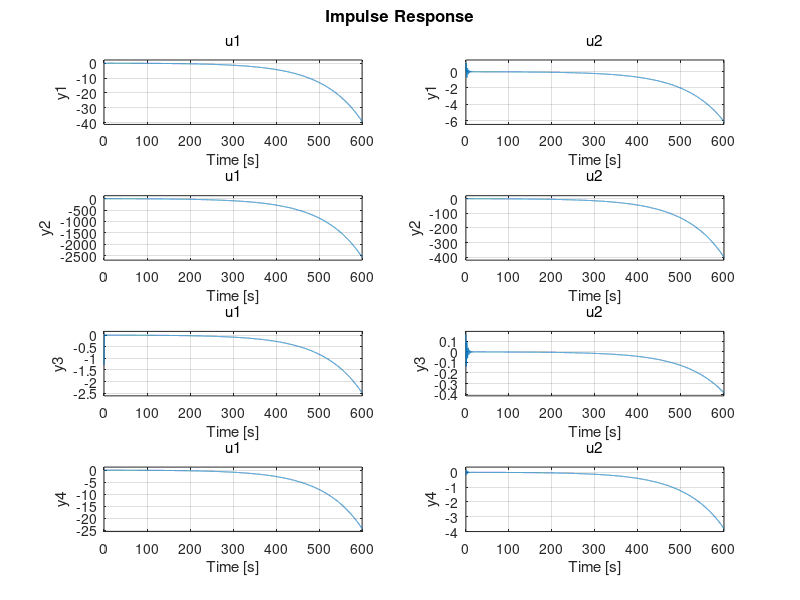

Here is the MATLAB script that generated this plot:
% Citation 550 - Linear simulation

% xcg = 0.25*c

% Stationary flight condition

%Order in list: hp0 [m], V0[m/s], alpha0 [rad], th0 [rad], mass [kg], INDEX
%Flight data
spiral_fd = {11808 * 0.3048, 178.3813 * 0.5144, 5.9624 * pi/180, 4.8012 * pi/180, 6280.2, 36511};
phugoid_fd = {10070 * 0.3048, 176.2233 * 0.5144, 5.9677 * pi/180, 4.8115 * pi/180, 6331.5, 32511};
shortperiod_fd = {10227 * 0.3048, 179.5590 * 0.5144, 6.4449 * pi/180, 5.9732 * pi/180, 6345.7, 30411};
dutchroll_fd = {10107 * 0.3048, 181.6761 * 0.5144, 5.8394 * pi/180, 4.6057 * pi/180, 6310.5, 34411};
dutchrolldamp_fd = {10087 * 0.3048, 181.5635* 0.5144, 5.6176* pi/180, 3.9284* pi/180, 6301.6 , 35211};
aperiodicroll_fd = {10042 * 0.3048, 183.6735 * 0.5144, 7.4384 * pi/180, 0.5733 * pi/180, 6341.6, 31611};


%Order in list: hp0 [m], V0[m/s], alpha0 [rad], th0 [rad], mass [kg], INDEX
%Reference data
spiral_ref = {7908 * 0.3048, 175.5237 * 0.5144, 5.3322 * pi/180, 4.8780 * pi/180, 6214.85, 39111};
phugoid_ref = {5901 * 0.3048, 171.3066 * 0.5144, 5.9148 * pi/180, 8.4781 * pi/180, 6263.97, 32281};
shortperiod_ref = {5853 * 0.3048, 175.2228 * 0.5144, 5.8124 * pi/180, 5.5651 * pi/180, 6289.76, 36261};
dutchroll_ref = {5863 * 0.3048, 177.1016 * 0.5144, 5.0479 * pi/180, 3.4872 * pi/180, 6240.64, 37081};
dutchrolldamp_ref = {5904 * 0.3048, 172.8706 * 0.5144, 5.2234 * pi/180, 3.2680 * pi/180, 6230.82, 37581};
aperiodicroll_ref = {5853 * 0.3048, 177.5948 * 0.5144, 7.0522 * pi/180, 3.0912 * pi/180, 6275.02, 35411};

selection = spiral_ref;   %Replace name with flight condition of interest

hp0    = selection{1};  	  
V0     = selection{2};    
alpha0 = selection{3};        	  
th0    = selection{4};        	 

% Aircraft mass
m      = selection{5};         	  % mass [kg]

% aerodynamic properties
e      = 0.8;              % Oswald factor [ ]
CD0    = 0.04;             % Zero lift drag coefficient [ ]
CLa    = 5.084;            % Slope of CL-alpha curV0e [ ]

% Longitudinal stability
coef_fd = {-0.5347, -1.1494};
coef_ref = {-0.5718, -1.1935};
coef_select = coef_fd;

Cma    = coef_select{1};            % longitudinal stabilty [ ]
Cmde   = coef_select{2};            % elevator effectiveness [ ]

% Aircraft geometry

S      = 30.00;	          % wing area [m^2]
Sh     = 0.2*S;           % stabiliser area [m^2]
Sh_S   = Sh/S;	          % [ ]
lh     = 0.71*5.968;      % tail length [m]
c      = 2.0569;	  % mean aerodynamic cord [m]
lh_c   = lh/c;	          % [ ]
b      = 15.911;	  % wing span [m]
bh     = 5.791;	          % stabilser span [m]
A      = b^2/S;           % wing aspect ratio [ ]
Ah     = bh^2/Sh;         % stabilser aspect ratio [ ]
V0h_V0   = 1;		  % [ ]
ih     = -2*pi/180;       % stabiliser angle of incidence [rad]

% Constant V0alues concerning atmosphere and graV0ity

rho0   = 1.2250;          % air density at sea leV0el [kg/m^3] 
lambda = -0.0065;         % temperature gradient in ISA [K/m]
Temp0  = 288.15;          % temperature at sea leV0el in ISA [K]
R      = 287.05;          % specific gas constant [m^2/sec^2K]
g      = 9.81;            % [m/sec^2] (graV0ity constant)

rho    = rho0*((1+(lambda*hp0/Temp0)))^(-((g/(lambda*R))+1));   % [kg/m^3]  (air density)
W      = m*g;				                        % [N]       (aircraft weight)

% Constant Values concerning aircraft inertia

muc    = m/(rho*S*c);
mub    = m/(rho*S*b);
KX2    = 0.019;
KZ2    = 0.042;
KXZ    = 0.002;
KY2    = 1.3925;

% Aerodynamic constants

Cmac   = 0;                     % Moment coefficient about the aerodynamic centre [ ]
CNwa   = CLa;   		        % Wing normal force slope [ ]
CNha   = 2*pi*Ah/(Ah+2);        % Stabiliser normal force slope [ ]
depsda = 4/(A+2);               % Downwash gradient [ ]

% Lift and drag coefficient

CL = 2*W/(rho*V0^2*S);               % Lift coefficient [ ]
CD = CD0 + (CL)^2/(pi*A*e);  % Drag coefficient [ ]

% Stabiblity derivatives

CX0    = W*sin(th0)/(0.5*rho*V0^2*S);
CXu    = -0.095;
CXa    = -0.47966;
CXadot = +0.08330;
CXq    = -0.28170;
CXde   = -0.03728;

CZ0    = -W*cos(th0)/(0.5*rho*V0^2*S);
CZu    = -0.37616;
CZa    = -5.74340;
CZadot = -0.00350;
CZq    = -5.66290;
CZde   = -0.69612;

Cmu    = +0.06990;
Cmadot = +0.17800;
Cmq    = -8.79415;

CYb    = -0.7500;
CYbdot =  0     ;
CYp    = -0.0304;
CYr    = +0.8495;
CYda   = -0.0400;
CYdr   = +0.2300;

Clb    = -0.10260;
Clp    = -0.71085;
Clr    = +0.23760;
Clda   = -0.23088;
Cldr   = +0.03440;

Cnb    =  +0.1348;
Cnbdot =   0     ;
Cnp    =  -0.0602;
Cnr    =  -0.2061;
Cnda   =  -0.0120;
Cndr   =  -0.0939;





%Numerical model stuff starts here
%V0ARIABLES THAT ARE MISSING


CXdt = 0.000;   %trim tab is really small for this aircraft so it's contribution
CZdt = 0.000;   %compared to the actual eleV0ator is an order of 
Cmdt = 0.000;   %magnitude smaller


x_u = (V0/c) * CXu/(2*muc);
x_alpha = (V0/c) * CXa/(2*muc);
x_theta = (V0/c) * CZ0/(2*muc);
x_q = (V0/c) * CXq/(2*muc);
x_deltae = (V0/c) * CXde/(2*muc);
x_deltat = (V0/c) * CXdt/(2*muc);

z_u = (V0/c) * CZu/(2*muc - CZadot);
z_alpha = (V0/c) * CZa/(2*muc - CZadot);
z_theta = - (V0/c) * CX0/(2*muc - CZadot);
z_q = (V0/c) * (2*muc+CZq)/(2*muc - CZadot);
z_deltae = (V0/c) * CZde/(2*muc - CZadot);   
z_deltat = (V0/c) * CZdt/(2*muc - CZadot);

m_u = (V0/c) * (Cmu + CZu * (Cmadot/(2*muc-CZadot)))/(2*muc*KY2);
m_alpha = (V0/c) * (Cma + CZa * (Cmadot/(2*muc-CZadot)))/(2*muc*KY2);
m_theta = -(V0/c) * (CX0 * (Cmadot/(2*muc-CZadot)))/(2*muc*KY2);
m_q = (V0/c) * (Cmq + Cmadot * ((2*muc+CZq)/(2*muc-CZadot)))/(2*muc*KY2);
m_deltae = (V0/c) * (Cmde + CZde * (Cmadot/(2*muc-CZadot)))/(2*muc*KY2); 
m_deltat = (V0/c) * (Cmdt + CZdt * (Cmadot/(2*muc-CZadot)))/(2*muc*KY2);

y_beta = (V0/b) * CYb/(2*mub);
y_phi = (V0/b) * CL/(2*mub); 
y_p = (V0/b) * CYp/(2*mub);
y_r = (V0/b) * (CYr-4*mub)/(2*mub);
y_deltaa = (V0/b) * CYda/(2*mub);
y_deltar = (V0/b) * CYdr/(2*mub);

l_beta = (V0/b) * (Clb*KZ2+Cnb*KXZ)/(4*mub*(KX2*KZ2-KXZ^2));
l_phi = 0;
l_p = (V0/b) * (Clp*KZ2+Cnp*KXZ)/(4*mub*(KX2*KZ2-KXZ^2)); 
l_r = (V0/b) * (Clr*KZ2+Cnr*KXZ)/(4*mub*(KX2*KZ2-KXZ^2));
l_deltaa = (V0/b) * (Clda*KZ2+Cnda*KXZ)/(4*mub*(KX2*KZ2-KXZ^2));
l_deltar = (V0/b) * (Cldr*KZ2+Cndr*KXZ)/(4*mub*(KX2*KZ2-KXZ^2));

n_beta = (V0/b) * (Clb*KXZ+Cnb*KX2)/(4*mub*(KX2*KZ2-KXZ^2));
n_phi = 0;
n_p = (V0/b) * (Clp*KXZ+Cnp*KX2)/(4*mub*(KX2*KZ2-KXZ^2));
n_r = (V0/b) * (Clr*KXZ+Cnr*KX2)/(4*mub*(KX2*KZ2-KXZ^2));
n_deltaa = (V0/b) * (Clda*KXZ+Cnda*KX2)/(4*mub*(KX2*KZ2-KXZ^2));
n_deltar = (V0/b) * (Cldr*KXZ+Cndr*KX2)/(4*mub*(KX2*KZ2-KXZ^2));


A_s = [x_u, x_alpha, x_theta, 0;...
    z_u, z_alpha, z_theta, z_q;...
    0, 0, 0, V0/c;...
    m_u, m_alpha, m_theta, m_q];

B_s = [x_deltae, x_deltat;...
    z_deltae, z_deltat;...
    0, 0;...
    m_deltae, m_deltat];


A_a = [y_beta, y_phi, y_p, y_r;...
    0, 0, 2*V0/b, 0;...
    l_beta, 0, l_p, l_r;...
    n_beta, 0, n_p, n_r;];

B_a = [0, y_deltar;...
    0, 0;...
   l_deltaa, l_deltar;...
   n_deltaa, n_deltar];

C = [1,0,0,0;...
    0,1,0,0;...
    0,0,1,0;...
    0,0,0,1];

D = [0,0;...
    0,0;...
    0,0;...
    0,0];

sys=ss(A_a,B_a,C,D);

e_A_s = eig(A_s)
e_A_a = eig(A_a)

subplot(2,1,1)
step(sys)
subplot(2,1,2)
impulse(sys)

